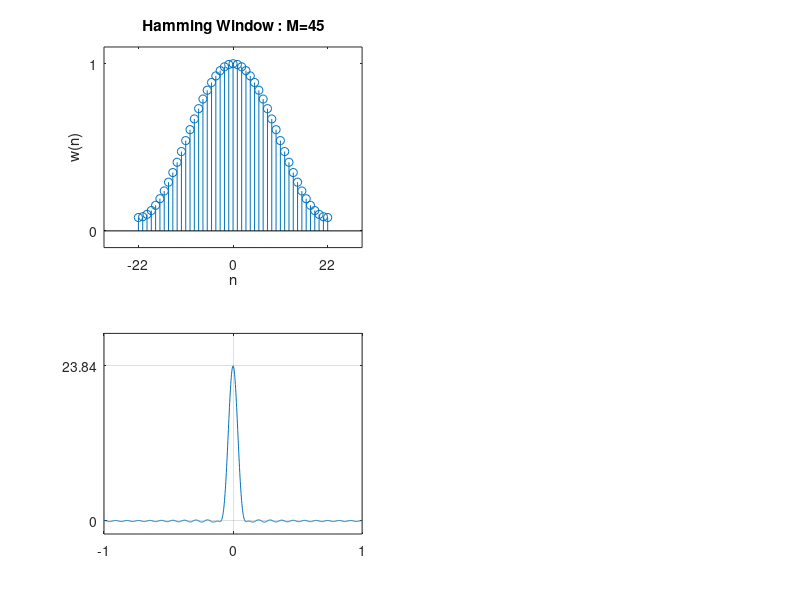

This chart was generated by the following MATLAB code: (Note: this script raises an error after producing the figure.)
% Chapter 7: Hamming Window Amplitude Response

%

M = 45; alpha = (M-1)/2;

n = -alpha:alpha;

w = (hamming(M))'; sumw = sum(w);

N = 1000; omega = (2*pi/N)*[-N/2:N/2];

Wr = real(w*(exp(-j*n'*omega)));

db = 20*log10(abs(Wr)/max(Wr));

IntWr = cumsum(Wr);

Intdb = 20*log10(abs(IntWr)/N);

k = (N/2+1) - min(find(Intdb > -53));

tr_width = 2*k*2*M/N, %actual transition width in pi/M units

omega1 = -(tr_width/2)/M; omega2 = (tr_width/2)/M;

%

% plots

subplot(1,1,1)

subplot(2,2,1); stem(n,w);

axis([-(alpha+8),(alpha+8),-0.1,1.1]);

set(gca,'YTickMode','manual','YTick',[0,1])

set(gca,'XTickMode','manual','XTick',[-22,0,22]);

title('Hamming Window : M=45')

xlabel('n'); ylabel('w(n)')

subplot(2,2,3); plot(omega/pi,Wr);

axis([-1,1,-2,sumw+5]);

set(gca,'YTickMode','manual','YTick',[0,sumw])

set(gca,'XTickMode','manual','XTick',[-1,0,1]); grid

set(gca,'XTickLabelMode','manual','XTickLabels',[' 0';'22';'45']);

title('Amplitude Response')

xlabel('frequency in pi units'); ylabel('Wr')

subplot(2,2,2); plot(omega/pi,db);

axis([-1,1,-60,10]);

set(gca,'YTickMode','manual','YTick',[-60,-42,0])

set(gca,'YTickLabelMode','manual','YTickLabels',['60';'43';' 0'])

set(gca,'XTickMode','manual','XTick',[-1,0,1]);grid

title('Amplitude Response in dB')

xlabel('frequency in pi units'); ylabel('Decibels')

subplot(2,2,4); plot(omega/pi,Intdb);

axis([-1,1,-70,10]);

set(gca,'YTickMode','manual','YTick',[-70,-54,0])

set(gca,'YTickLabelMode','manual','YTickLabels',['70';'54';' 0'])

set(gca,'XTickMode','manual','XTick',[-1;omega1;omega2;1]);grid

set(gca,'XTickLabelMode','manual','XTickLabels',['-1';'  ';'  ';' 1'])

title('Accumulated Amplitude Response')

xlabel('frequency in pi units'); ylabel('Decibels')

text(omega2,5,'Width=(6.6)*pi/M')
